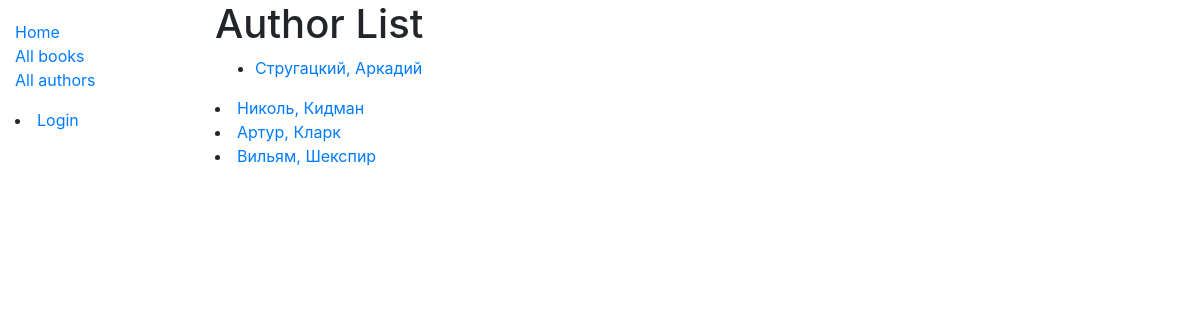
The app's page /catalog/authors/, older data.
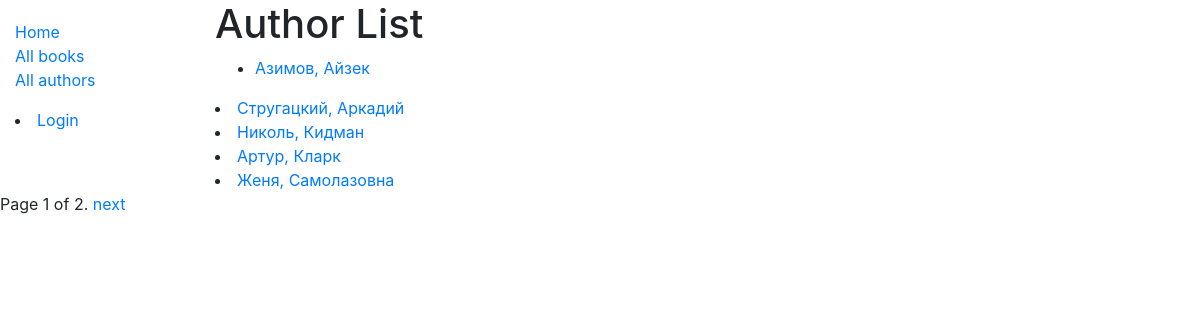
The same page, newer data.
### catalog/models.py (models this page shows, shortened)
class Author(models.Model):
    first_name = models.CharField(max_length=100)
    last_name = models.CharField(max_length=100)
    date_of_birth = models.DateField(null=True, blank=True)
    date_of_death = models.DateField('Died', null=True, blank=True)
    class Meta:
        ordering = ['last_name', 'first_name']
    def get_absolute_url(self):
        return reverse('author-detail', args=[str(self.id)])

### catalog/views.py (the view)
# urls.py: path('authors/', views.AuthorListView.as_view(), name='authors'),
class AuthorListView(generic.ListView):
    model = Author
    paginate_by = 5

### catalog/templates/catalog/author_list.html (shortened to what this page needs)
{% extends "base_generic.html" %}
{% block content %}
  <h1>Author List</h1>
  {% if author_list %}
  <ul>
    {% for author in author_list %}
      <li>
        <a href="{{ author.get_absolute_url }}">{{ author.first_name }}, {{ author.last_name }}</a>
      </li>
  </ul>
  {% endfor %}
  {% else %}
    <p>There are no authors in the library.</p>
  {% endif %}
{% endblock %}

Row changes from the older to the newer data that the page shows:
no longer on this page (row unchanged): Author: first_name "Вильям", last_name "Шекспир"
added Author: first_name "Азимов", last_name "Айзек"
added Author: first_name "Женя", last_name "Самолазовна"
Text that changed along with them:
{{ page_obj.number }}: (not shown) → "1"
{{ page_obj.paginator.num_pages }}: (not shown) → "2"
text now shown: "Page of . next"
